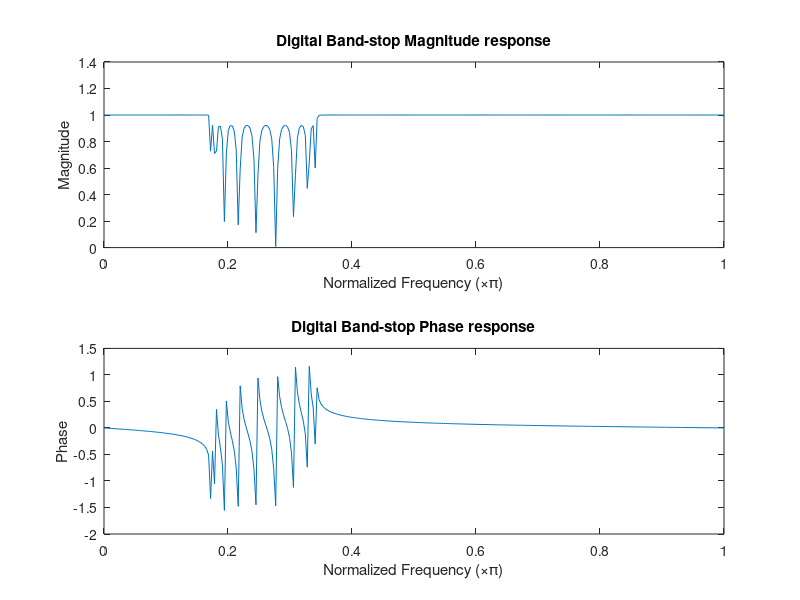

Write the MATLAB code that produced this figure.
clc;
clear all;
close all;

fs = 700;

[b,a] = cheby2(9,0.7,[60 120]/(fs/2),'stop');   % normalized stop band [low high]

w = 0:0.01:pi;   % digital frequency range

[h,w] = freqz(b,a,w);

subplot(2,1,1);
plot(w/pi,abs(h));
xlabel('Normalized Frequency (\times\pi)');
ylabel('Magnitude');
title('Digital Band-stop Magnitude response');

subplot(2,1,2);
plot(w/pi,angle(h));
xlabel('Normalized Frequency (\times\pi)');
ylabel('Phase');
title('Digital Band-stop Phase response');
